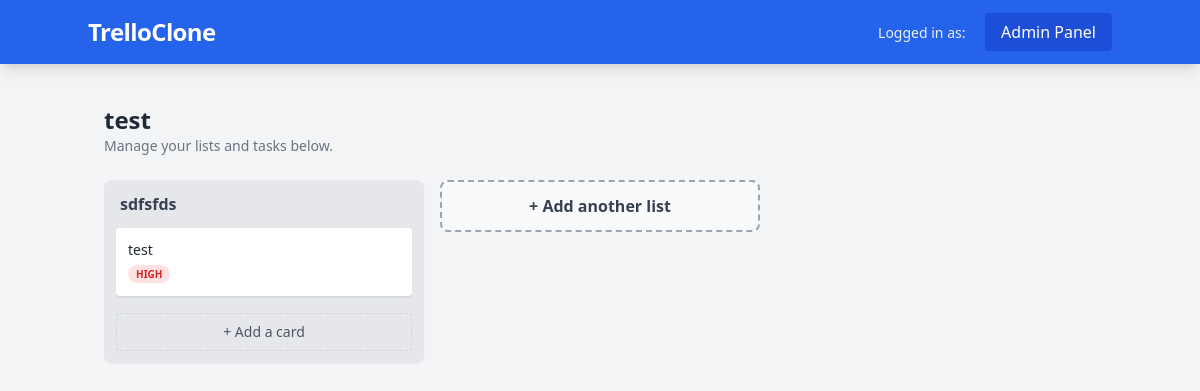
Page /board/test/ on the committed database.
### boards/models.py (models this page shows, shortened)
class Board(models.Model):
    title = models.CharField(max_length=100)
    slug = models.SlugField(unique=True, blank=True)
    owner = models.ForeignKey(User, on_delete=models.CASCADE, related_name='boards')
    created_at = models.DateTimeField(auto_now_add=True)

class List(models.Model):
    board = models.ForeignKey(Board, on_delete=models.CASCADE, related_name='lists')
    title = models.CharField(max_length=100)
    position = models.PositiveIntegerField(default=0)
    class Meta:
        ordering = ['position']

class Task(models.Model):
    PRIORITY_CHOICES = [
        ('LOW', 'Low'),
        ('MED', 'Medium'),
        ('HIGH', 'High'),
    ]
    list = models.ForeignKey(List, on_delete=models.CASCADE, related_name='tasks')
    title = models.CharField(max_length=200)
    description = models.TextField(blank=True)
    priority = models.CharField(max_length=4, choices=PRIORITY_CHOICES, default='MED')
    assigned_to = models.ForeignKey(User, on_delete=models.SET_NULL, null=True, blank=True)
    due_date = models.DateTimeField(null=True, blank=True)
    created_at = models.DateTimeField(auto_now_add=True)
    class Meta:
        ordering = ['-created_at']

### boards/views.py (the view)
# urls.py: path('board/<slug:slug>/', views.board_detail, name='board_detail'),
def board_detail(request, slug):
    board = get_object_or_404(Board.objects.prefetch_related('lists__tasks'), slug=slug)
    return render(request, 'boards/board_detail.html', {'board': board})

### boards/templates/boards/board_detail.html (shortened to what this page needs)
{% extends 'base.html' %}
{% block content %}
<div class="mb-6">
    <h1 class="text-2xl font-bold text-gray-800">{{ board.title }}</h1>
    <p class="text-sm text-gray-500">Manage your lists and tasks below.</p>
</div>
<div class="flex overflow-x-auto pb-4 items-start space-x-4 custom-scrollbar">
    {% for list in board.lists.all %}
    <div class="bg-gray-200 w-80 flex-shrink-0 rounded-lg shadow-sm p-3">
        <h3 class="font-bold text-gray-700 mb-3 px-1">{{ list.title }}</h3>
        <div class="space-y-2">
            {% for task in list.tasks.all %}
            <div class="bg-white p-3 rounded shadow-sm border-b border-gray-300 hover:bg-gray-50 group transition flex justify-between items-start">
                <div>
                    <p class="text-sm text-gray-800 font-medium">{{ task.title }}</p>
                    {% if task.priority == 'HIGH' %}
                        <span class="text-[10px] bg-red-100 text-red-600 px-2 py-0.5 rounded-full font-bold uppercase">High</span>
                    {% endif %}
                </div>
            </div>
            {% endfor %}
        </div>
        <a href="{% url 'add_task' list.id %}" class="mt-4 block w-full text-center text-sm text-gray-600 hover:bg-gray-300 p-2 rounded transition border border-gray-300 border-dashed">
            + Add a card
        </a>
    </div>
    {% endfor %}
    <div class="w-80 flex-shrink-0">
        <button class="w-full bg-white bg-opacity-50 hover:bg-opacity-100 text-gray-700 font-semibold p-3 rounded-lg border-2 border-dashed border-gray-400 transition">
            + Add another list
        </button>
    </div>
</div>
{% endblock %}

### rows in the picture
Board: title "test"
List: title "sdfsfds"
Task: title "test", priority "HIGH"
